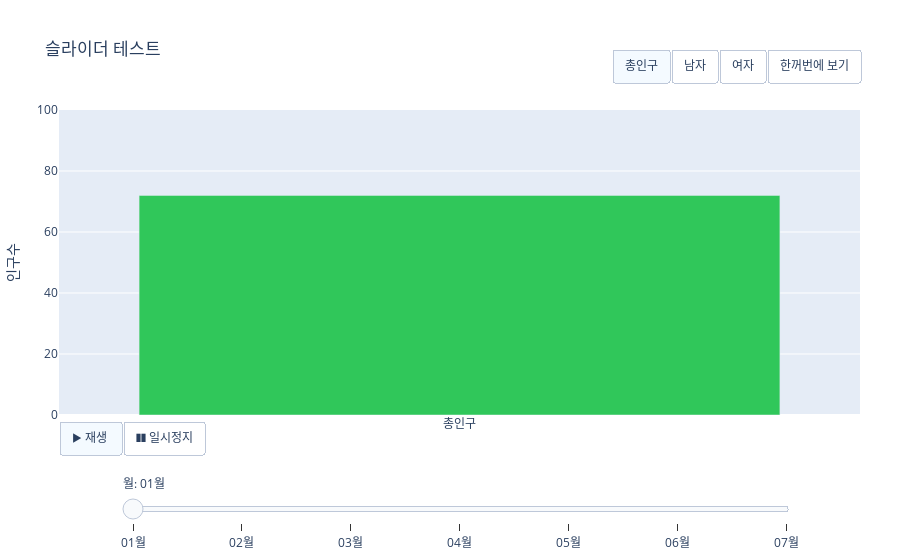

Write notebook code for a chart like this one.
### Code cell
# 전환 버튼(총/남/여) - traces의 visible 상태를 제어
# - 각 프레임은 3개의 trace(총/남/여) 데이터를 모두 가지고 있고,
# - 버튼은 어떤 trace만 보이게 할지 토글.
metric_buttons = {
    'type' : "buttons",
    'direction' : "right",
    'x' : 1.0, 'y' : 1.2, 'xanchor' : 'right', 'yanchor' : 'top',
    'showactive' : True,
    "buttons" : [
        {"label" : "총인구", "method" : "update", "args" : [{"visible" : [True, False, False], }]},
        {"label" : "남자", "method" : "update", "args" : [{"visible" : [False, True, False], }]},
        {"label" : "여자", "method" : "update", "args" : [{"visible" : [False, False, True], }]},
        {"label" : "한꺼번에 보기", "method" : "update", "args" : [{"visible" : [True, True, True], }]}
    ]
}

fig.update_layout(
    updatemenus = [ play_pause, metric_buttons,],
    margin = {'t' : 110, 'b' : 100, 'l' : 40, 'r' : 40}

)
fig.show()

### Figure 1 — Plotly figure (JSON) as saved in the notebook; plotly's stock layout.template omitted (floating-point values rounded to 4 significant figures)
{"data": [{"marker": {"color": "#30C75A"}, "name": "총인구", "type": "bar", "visible": true, "x": ["총인구"], "y": [72]}, {"marker": {"color": "#3148C7"}, "name": "남자", "type": "bar", "visible": false, "x": ["남자"], "y": [64]}, {"marker": {"color": "#D63626"}, "name": "여자", "type": "bar", "visible": false, "x": ["여자"], "y": [8]}], "layout": {"margin": {"b": 100, "l": 40, "r": 40, "t": 110}, "sliders": [{"active": 0, "currentvalue": {"prefix": "월: "}, "len": 0.84, "steps": [{"args": [["01월"], {"frame": {"duration": 0, "redraw": true}, "mode": "immediate"}], "label": "01월", "method": "animate"}, {"args": [["02월"], {"frame": {"duration": 0, "redraw": true}, "mode": "immediate"}], "label": "02월", "method": "animate"}, {"args": [["03월"], {"frame": {"duration": 0, "redraw": true}, "mode": "immediate"}], "label": "03월", "method": "animate"}, {"args": [["04월"], {"frame": {"duration": 0, "redraw": true}, "mode": "immediate"}], "label": "04월", "method": "animate"}, {"args": [["05월"], {"frame": {"duration": 0, "redraw": true}, "mode": "immediate"}], "label": "05월", "method": "animate"}, {"args": [["06월"], {"frame": {"duration": 0, "redraw": true}, "mode": "immediate"}], "label": "06월", "method": "animate"}, {"args": [["07월"], {"frame": {"duration": 0, "redraw": true}, "mode": "immediate"}], "label": "07월", "method": "animate"}], "x": 0.08, "y": -0.12}], "title": {"text": "슬라이더 테스트"}, "updatemenus": [{"buttons": [{"args": [null, {"frame": {"duration": 1000, "redraw": true}, "fromcurrent": true, "transition": {"duration": 200}}], "label": "▶ 재생 ", "method": "animate"}, {"args": [[null], {"frame": {"duration": 0, "redraw": false}, "mode": "immediate"}], "label": "❚❚ 일시정지", "method": "animate"}], "direction": "right", "type": "buttons", "x": 0, "xanchor": "left", "y": -0.02, "yanchor": "top"}, {"buttons": [{"args": [{"visible": [true, false, false]}], "label": "총인구", "method": "update"}, {"args": [{"visible": [false, true, false]}], "label": "남자", "method": "update"}, {"args": [{"visible": [false, false, true]}], "label": "여자", "method": "update"}, {"args": [{"visible": [true, true, true]}], "label": "한꺼번에 보기", "method": "update"}], "direction": "right", "showactive": true, "type": "buttons", "x": 1, "xanchor": "right", "y": 1.2, "yanchor": "top"}], "yaxis": {"range": [0, 100], "title": {"text": "인구수"}}}}
